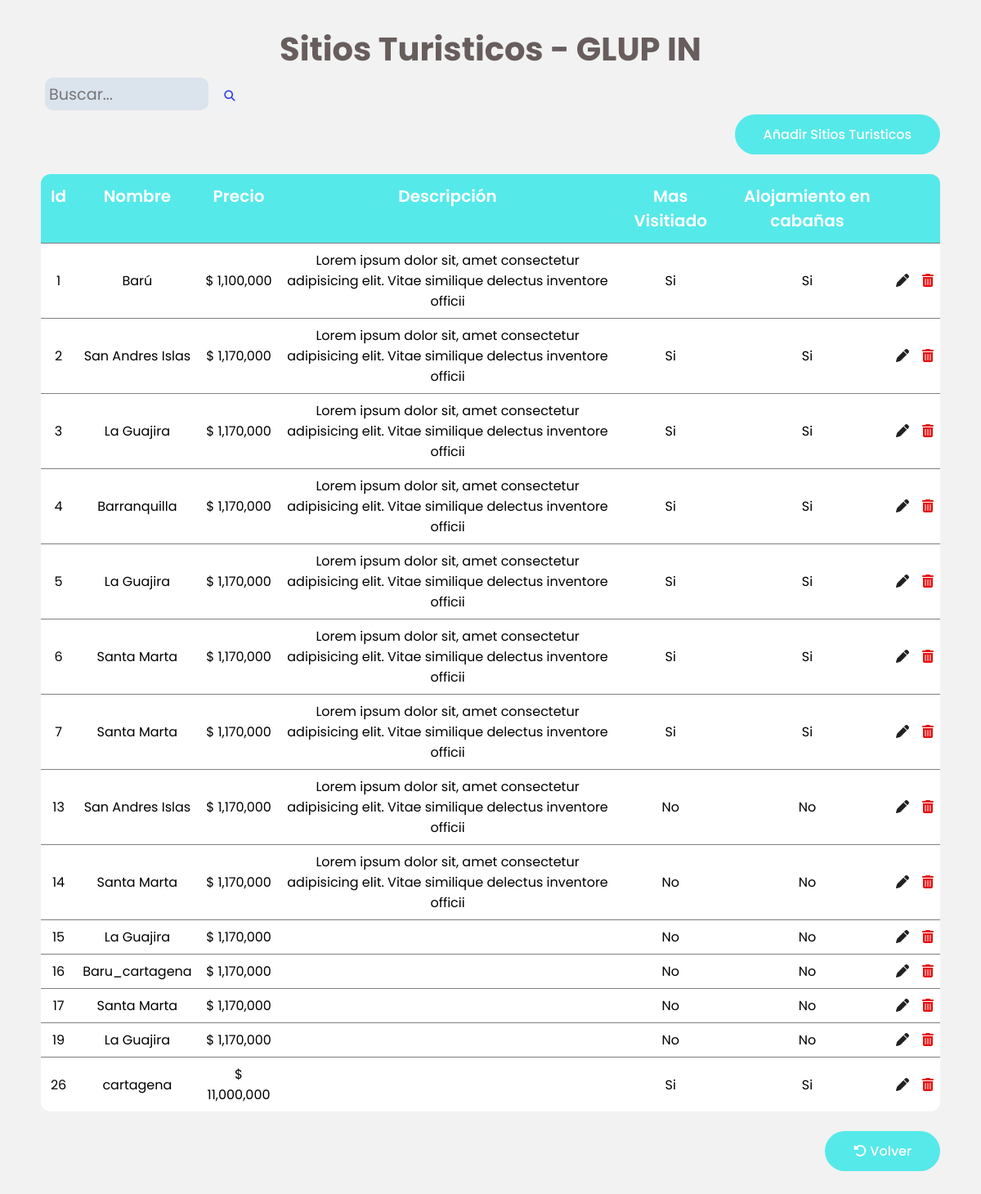
The app's page /Admin/Sitios.php (signed in) with its own data.
### tables this page shows
CREATE TABLE `sitios_turisticos` (
  `id` int(11) NOT NULL,
  `nombre` varchar(20) NOT NULL,
  `precio` int(12) NOT NULL,
  `descripcion` varchar(100) NOT NULL,
  `visitado` int(11) NOT NULL,
  `alojamiento` int(11) NOT NULL,
  `seccion` int(11) NOT NULL
);

### Admin/Sitios.php (the view, shortened to what this page needs)
<?php
  $idAdmin = $_SESSION['admin'];
  $db = new Database();
  $con = $db->conectar();
  $query = $con->prepare("SELECT * FROM sitios_turisticos");
  $query->execute();
  $lugares = $query->fetchAll(PDO::FETCH_ASSOC);
?>
<!DOCTYPE html>
<html lang="es">
<head>
  <link rel="stylesheet" href="../css/tabla.css">
</head>
<body>
  <section id="sitiosT">
    <div class="container padd-50">
      <div class="title">
        <h1>Sitios Turisticos - GLUP IN</h1>
      </div>
      <div class="busqueda">
        <form action="../PHP/buscar.php" method="POST" autocomplete="off">
          <input type="text" required placeholder="Buscar..." id="buscar" name="buscar">
          <button type="submit"><i class="fa-solid fa-magnifying-glass"></i></button>
        </form>
      </div>
      <div class="boton">
        <a class ="btn" href="agregar.php">Añadir Sitios Turisticos</a>
      </div>
      <div class="tabla">
        <table class="table">
          <thead>
            <tr>
              <th>Id</th>
              <th>Nombre</th>
              <th>Precio</th>
              <th>Descripción</th>
              <th>Mas Visitiado</th>
              <th>Alojamiento en cabañas</th>
              <th></th>
              <th></th>
            </tr>
          </thead>
          <tbody>
            <?php foreach($lugares as $row){
              if($row['visitado'] == 1){
                $visitado = 'Si';
              }else{
                $visitado = 'No';
              }
              if($row['alojamiento'] == 1){
                $alojamiento = 'Si';
              }else{
                $alojamiento = 'No';
              }
              ?>
              <tr>
                <td><?php echo $row['id'];?></td>
                <td><?php echo $row['nombre'];?></td>
                <td>$ <?php echo number_format($row['precio'], 0, '.', ','); ?></td>
                <td><?php echo $row['descripcion'];?></td>
                <td><?php echo $visitado;?></td>
                <td><?php echo $alojamiento;?></td>
                <td><a href="editar.php?id=<?php echo $row['id'];?>" class="editar"><i class="fa-solid fa-pen"></i></a></td>
                <td><a href="../PHP/eliminar.php?id=<?php echo $row['id'];?>" class="eliminar"><i class="fa-solid fa-trash-can"></i></a></td>
              </tr>
            <?php }?>
          </tbody>
        </table>
      </div>
      <div style="margin-top: 1.5rem;" class="boton">
        <a class ="btn" href="Admin.php?id=<?php echo $idAdmin?>"><i class="fa-solid fa-rotate-left"></i> Volver</a>
      </div>
    </div>
  </section>
</body>
</html>

### CSS/tabla.css (style rules this page uses)
* { margin: 0; padding: 0; box-sizing: border-box; text-decoration: none; outline: none; font-family: 'Poppins', cursive; }
body { background: #f2f2f2; }
.container { max-width:87.5rem ; width: 100%; margin: auto; padding-bottom: 3.75rem; }
.padd-50 { padding-left: 3.125rem; padding-right: 3.125rem; }
.btn { font-size: 1rem; font-weight: 500; padding: 0.75rem 2.18rem; background-color: rgb(86, 233, 233); color: white; border-radius: 2.5rem; display: inline-block; white-space: nowrap; transition: all 0.3s ease; border: none; }
.boton { text-align: end; margin-bottom: 1.5rem; }
.title { margin-top: 1.875rem; }
.title h1 { font-size: 2.5rem; color: rgb(104, 93, 93); font-weight: 700; position: relative; text-align: center; }
.table { width: 100%; border-collapse: collapse; overflow:hidden; border-radius: 0.75rem; }
.container .tabla table { margin: 0 auto; }
.table thead { background-color: rgb(86, 233, 233); }
.table thead tr th { color: white; font-size: 1.25rem; font-weight: 600; opacity:1; vertical-align: top; padding: 0.75rem; }
.table tbody tr td { font-size: 1rem; font-weight: normal; color: black; background-color: white; padding: 0.5rem; text-align: center; border-top: 1px solid gray; }
.editar i { color: rgb(34, 32, 32); }
.eliminar i { color: rgb(230, 15, 15); }
.busqueda input { width: 200px; height: 40px; padding: 5px; margin: 5px; border-radius: 10px; outline: none; border: none; background: rgb(219, 227, 237); font-size: 1.2rem; }
.busqueda button { padding: 10px 10px; margin-right: 2px; border-radius: 2px; color:rgb(54, 66, 228); border: none; cursor: pointer; background: rgb(241, 242, 244); }

### records on screen
sitios_turisticos: id "1", nombre "Barú", precio "1,100,000", descripcion "Lorem ipsum dolor sit, amet consectetur adipisicing elit. Vitae similique delectus inventore officii", visitado "Si", alojamiento "Si"
sitios_turisticos: id "2", nombre "San Andres Islas", precio "1,170,000", descripcion "Lorem ipsum dolor sit, amet consectetur adipisicing elit. Vitae similique delectus inventore officii", visitado "Si", alojamiento "Si"
sitios_turisticos: id "3", nombre "La Guajira", precio "1,170,000", descripcion "Lorem ipsum dolor sit, amet consectetur adipisicing elit. Vitae similique delectus inventore officii", visitado "Si", alojamiento "Si"
sitios_turisticos: id "4", nombre "Barranquilla", precio "1,170,000", descripcion "Lorem ipsum dolor sit, amet consectetur adipisicing elit. Vitae similique delectus inventore officii", visitado "Si", alojamiento "Si"
sitios_turisticos: id "5", nombre "La Guajira", precio "1,170,000", descripcion "Lorem ipsum dolor sit, amet consectetur adipisicing elit. Vitae similique delectus inventore officii", visitado "Si", alojamiento "Si"
sitios_turisticos: id "6", nombre "Santa Marta", precio "1,170,000", descripcion "Lorem ipsum dolor sit, amet consectetur adipisicing elit. Vitae similique delectus inventore officii", visitado "Si", alojamiento "Si"
sitios_turisticos: id "7", nombre "Santa Marta", precio "1,170,000", descripcion "Lorem ipsum dolor sit, amet consectetur adipisicing elit. Vitae similique delectus inventore officii", visitado "Si", alojamiento "Si"
sitios_turisticos: id "13", nombre "San Andres Islas", precio "1,170,000", descripcion "Lorem ipsum dolor sit, amet consectetur adipisicing elit. Vitae similique delectus inventore officii", visitado "No", alojamiento "No"
sitios_turisticos: id "14", nombre "Santa Marta", precio "1,170,000", descripcion "Lorem ipsum dolor sit, amet consectetur adipisicing elit. Vitae similique delectus inventore officii", visitado "No", alojamiento "No"
sitios_turisticos: id "15", nombre "La Guajira", precio "1,170,000", visitado "No", alojamiento "No"
sitios_turisticos: id "16", nombre "Baru_cartagena", precio "1,170,000", visitado "No", alojamiento "No"
sitios_turisticos: id "17", nombre "Santa Marta", precio "1,170,000", visitado "No", alojamiento "No"
sitios_turisticos: id "19", nombre "La Guajira", precio "1,170,000", visitado "No", alojamiento "No"
sitios_turisticos: id "26", nombre "cartagena", precio "11,000,000", visitado "Si", alojamiento "Si"
